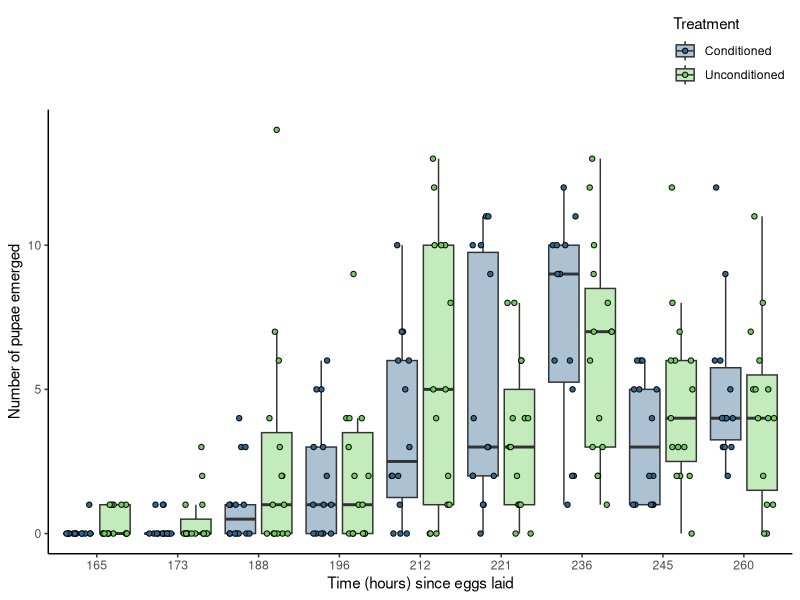

This chart was generated by the following R code:
## Packages
library(tidyverse)
library(ggplot2)
library(readxl)
library(viridis)


## Choosing colours from viridis to use: 
viridis_colors <- viridis(10)

################################################ PUPAE ANALYSIS ####


## Reading pupae data in
pupae_fitness <- read_excel("data/fitness_development/MFE_pupae.xlsx")



## Boxplot ##
pupae_boxplot_2 <- ggplot(pupae_fitness, aes(x = factor(time_hours), y = pupae, fill = treatment)) +
  geom_boxplot(outlier.shape = NA, alpha = .4, position = position_dodge(width = 0.9)) +
  geom_point(aes(fill = treatment),
             size = 1.5, shape = 21,
             position = position_jitterdodge(jitter.width = 0.3, dodge.width = 0.9)) +
  scale_fill_manual(values = viridis_colors[c(4, 8)], labels = c("Conditioned", "Unconditioned")) +
  scale_x_discrete(labels = unique(pupae_fitness$time_hours)) +
  theme_classic() +
  theme(legend.position = "top",
        legend.justification = "right",
        legend.direction = "vertical",
        strip.placement = "outside", 
        strip.background = element_blank(),  
        strip.text = element_blank()) +
  labs(x = "Time (hours) since eggs laid", 
       y = "Number of pupae emerged",
       fill = "Treatment")


## Display the plot 
pupae_boxplot_2



#### Pupae data check. 
pupae_fitness <- as.data.frame(pupae_fitness)

total_pupae <- pupae_fitness %>% 
  group_by(treatment) %>% 
  summarise(total_pupae = sum(pupae, na.rm = TRUE))


total_pupae <- as.data.frame(total_pupae)
